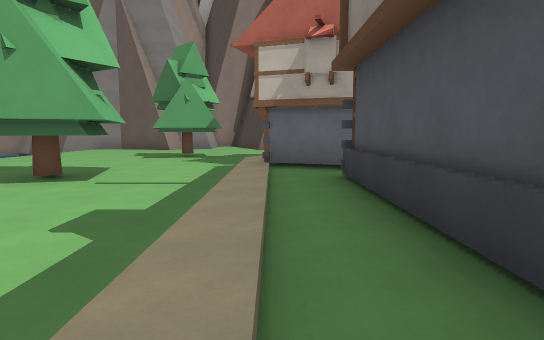
view 1 (above)

12 first-person views from a walk through a 3-D level made in the Godot game engine. The camera is 1.4 m above the floor, tilts 6° down and sees 75° across. The floor is counted in squares, 2 m on a side. Each view is taken from the middle of a square. On the plan, view 1 faces up. The plan holds only what a view shows up to about 11 squares ahead; the rest is blank. The place goes on beyond the plan. Characters and animated objects are not drawn.

view 2
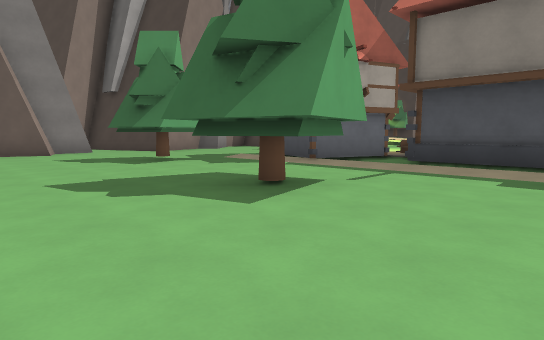

view 3
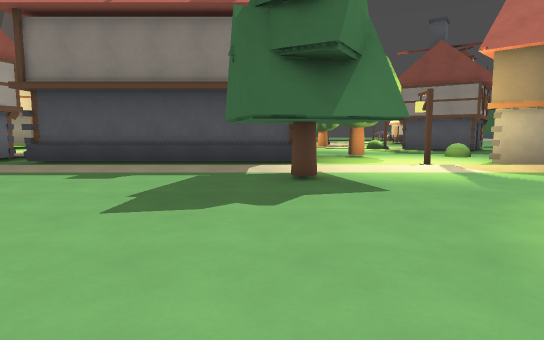

view 4
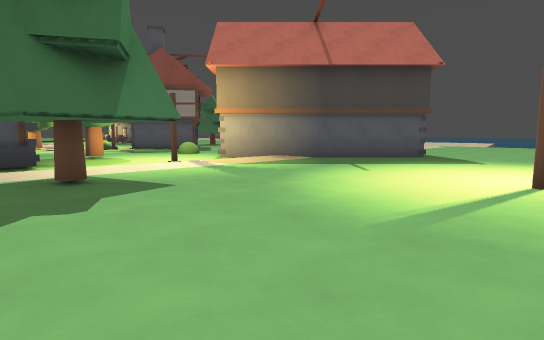

view 5
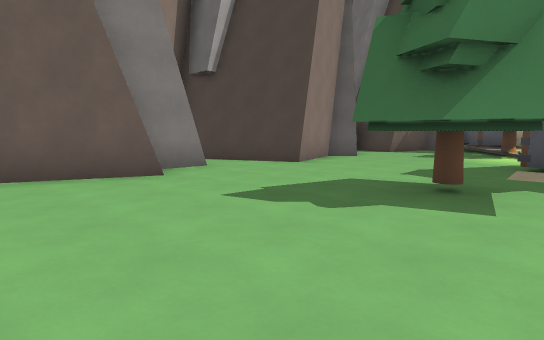

view 6
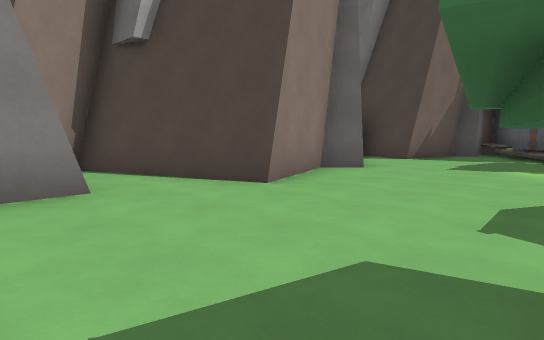

view 7
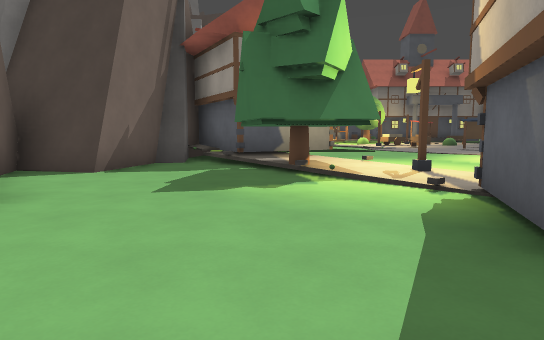

view 8
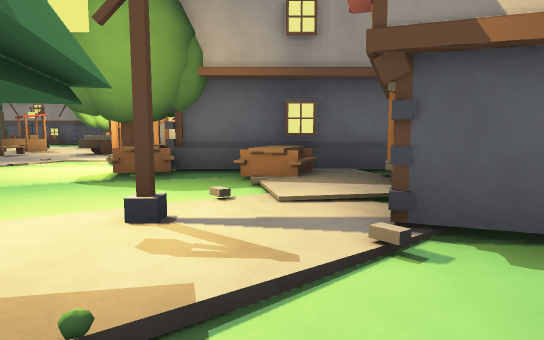

view 9
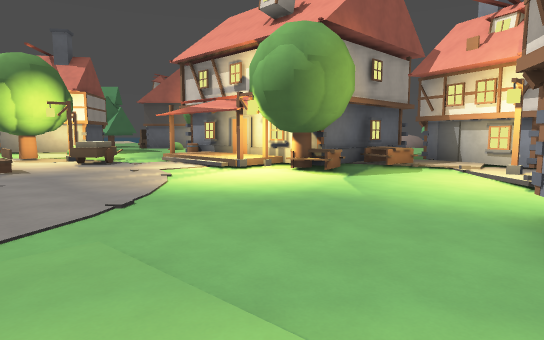

view 10
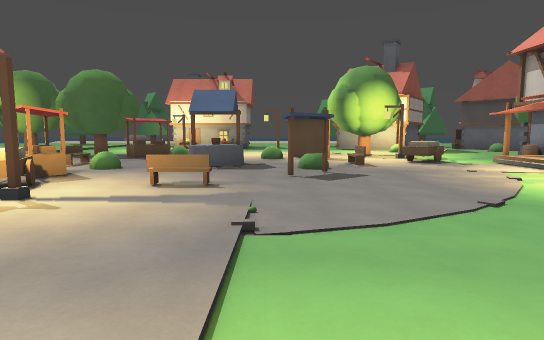

view 11
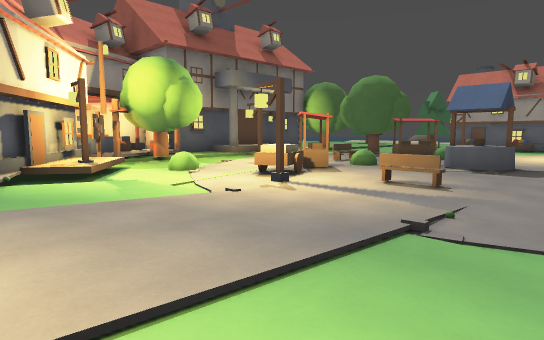

view 12
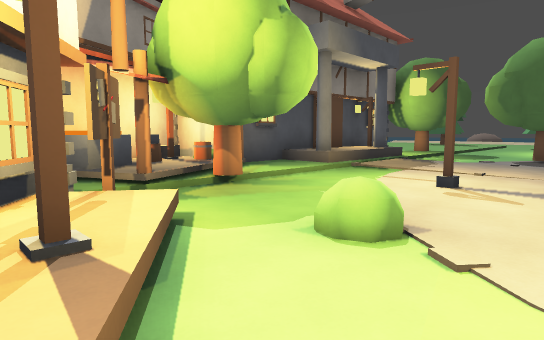

### Floor plan
Key: @ floor where view 1 was taken; # wall or solid block; x gap in a wall; . main floor; : floor 0.25 m higher than the main floor; + floor 0.5 m higher than the main floor; / step, stairs or slope; D closed door; = window, fence, low wall or low ledge; ^ raised ledge; S shed; T streetlight; A table; C cart; U stump; B barrel; P pillar; O other object.
Columns run from 7 left of view 1 to 27 right of it. Each row starts with its distance up from view 1.
 18      ##
 17      .#     ##
 16    ##.## #  .#
 15  ###...####..###
 14  ..............###
 13 ..............###
 12 ............#####
 11 ....##......####DD. /////
 10 ....##..SS/://...../::::::/#D#
  9 ........  S./....../:::::://D#
  8  ......S S:/........./::/.../##
  7  ....../SS:=............T..==..x^##
  6 ...##../..:#.AA..........C..=..#OU#
  5 ...##../######.........=.CC....:B+#
  4 ......./#    #T.....#....O#.#..:###
  3 ......./#    D+..........#O....:#
  2 ......./#     +.......O^....../P#
  1 ......./#     +..O....O^ .....:/D
  0 ......#@#      .OO.. ..    ...:/D
 -1 ....... ....     ..        ....P
 -2 ..........#.               #...
 -3 ........#...                ..
 -4  T..........                ..
 -5  .......#...
 -6  ......####.
 -7  .....##
 -8  ....##
 -9   ..##
-10   ...
-11   ..

Where each view was taken, in squares from view 1:
view 1: 0 up, 0 right, facing up
view 2: 2 up, 7 left, facing up-right
view 3: 0 up, 7 left, facing right
view 4: 1 up, 7 left, facing down-right
view 5: 9 up, 7 left, facing up-right
view 6: 11 up, 4 left, facing up-right
view 7: 12 up, 1 left, facing right
view 8: 12 up, 4 right, facing down
view 9: 11 up, 13 right, facing down-left
view 10: 11 up, 14 right, facing down
view 11: 11 up, 13 right, facing down-right
view 12: 9 up, 19 right, facing down-right
